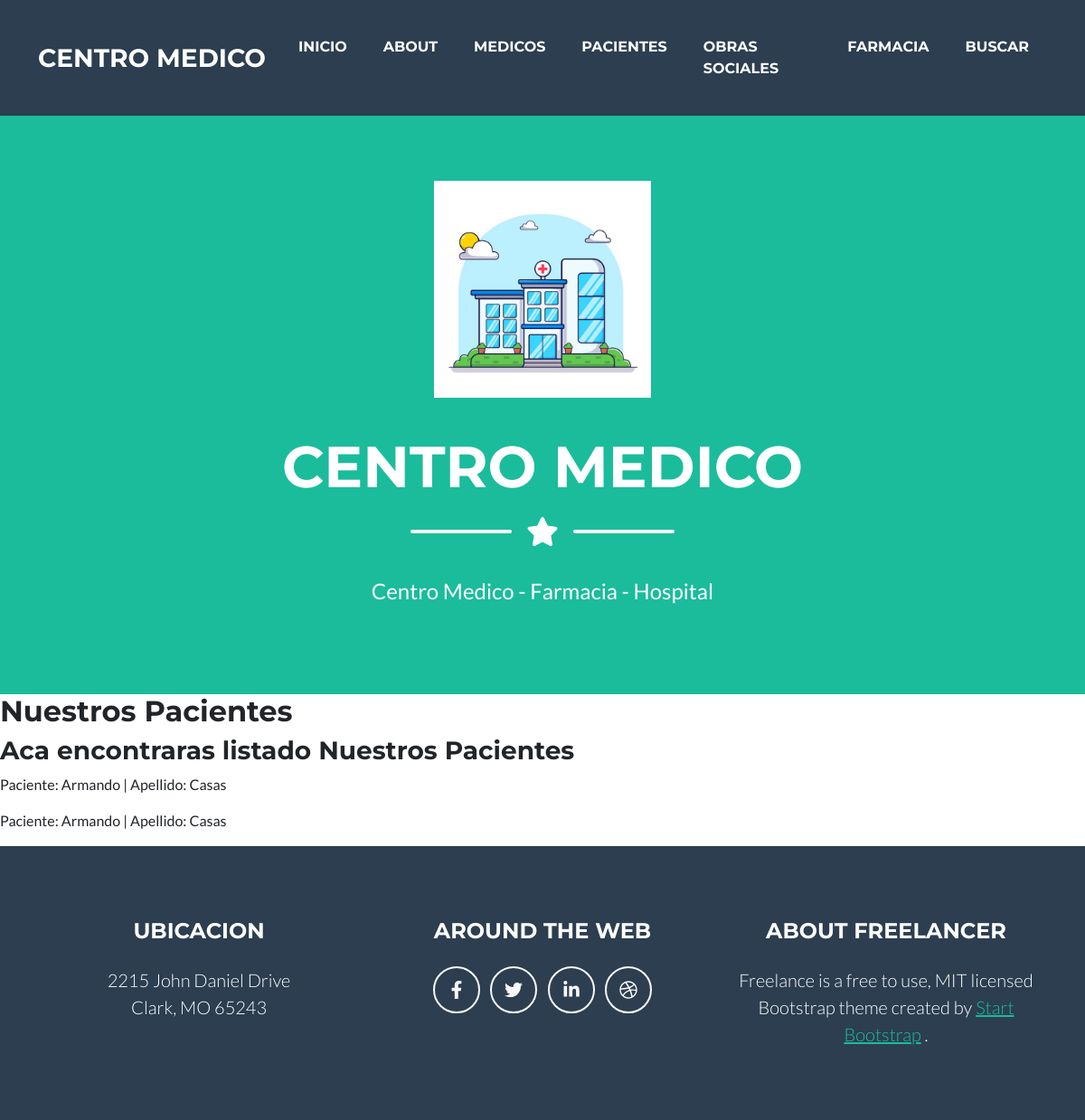
The app's page /paciente_lista with its own data.
### centromed/models.py (models this page shows, shortened)
class Paciente (models.Model):
    nombre= models.CharField(max_length=20)
    apellido= models.CharField(max_length=20)
    ident= models.IntegerField()
    email= models.EmailField()
    habitacion= models.IntegerField()

### centromed/views.py (the view)
# urls.py: path("paciente_lista", PacienteListView.as_view(), name= "paciente_lista"),
class PacienteListView(ListView):
    model= Paciente
    context_object_name = "pacientes"
    template_name = "centromed/paciente_lista.html"

### centromed/templates/centromed/paciente_lista.html (shortened to what this page needs)
{% extends 'centromed/base.html' %}
{% block mutable %}
    <h2>Nuestros Pacientes</h2>
    <h3>Aca encontraras listado Nuestros Pacientes</h3>
    {% for paciente in pacientes %}
        <p>Paciente: {{paciente.nombre}} | Apellido: {{paciente.apellido}}</p>
    {% endfor %}
{% endblock %}

### records on screen
Paciente: nombre "Armando", apellido "Casas"
Paciente: nombre "Armando", apellido "Casas"
